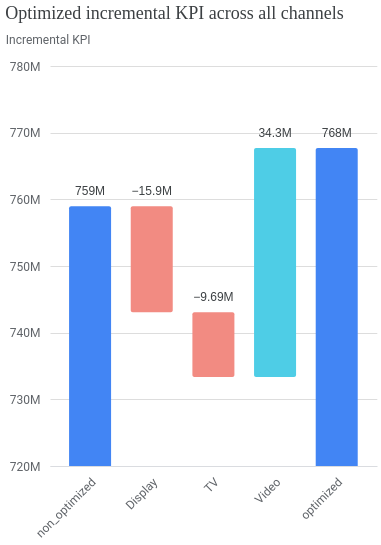

Write notebook code for a chart like this one.
### Code cell
# optimized vs non-optimized incremental outcome
opt_results.plot_incremental_outcome_delta()

### Figure 1 — Vega-Lite specification as saved in the notebook (floating-point values rounded to 4 significant figures)
{"config": {"view": {"continuousWidth": 300, "continuousHeight": 300, "strokeOpacity": 0}, "axis": {"labelColor": "#5F6368", "labelFont": "Roboto", "labelFontSize": 12, "titleColor": "#5F6368", "titleFont": "Roboto", "titleFontSize": 12, "titleFontWeight": "normal"}}, "layer": [{"mark": {"type": "bar", "clip": true, "cornerRadius": 2, "size": 42}, "encoding": {"color": {"condition": [{"test": "datum.channel === 'non_optimized' || datum.channel === 'optimized'", "value": "#4285F4"}, {"test": "datum.incremental_outcome < 0", "value": "#F28B82"}], "value": "#4ECDE6"}, "tooltip": [{"field": "channel", "type": "nominal"}, {"field": "incremental_outcome", "type": "quantitative"}], "x": {"axis": {"domainColor": "#DADCE0", "labelAngle": -45, "labelPadding": 10, "ticks": false}, "field": "channel", "scale": {"paddingOuter": 0.2}, "sort": null, "title": null, "type": "nominal"}, "y": {"axis": {"domain": false, "labelExpr": "replace(format(datum.value, '.3~s'), 'G', 'B')", "labelPadding": 10, "tickCount": 5, "ticks": false, "title": "Incremental KPI", "titleAlign": "left", "titleAngle": 0, "titleY": -20}, "field": "prev_sum", "scale": {"domain": [723400000.0, 777700000.0]}, "type": "quantitative"}, "y2": {"field": "sum_outcome"}}, "transform": [{"window": [{"op": "sum", "field": "incremental_outcome", "as": "sum_outcome"}, {"op": "lead", "field": "channel", "as": "lead_channel"}]}, {"calculate": "datum.lead_channel === null ? datum.channel : datum.lead_channel", "as": "calc_lead"}, {"calculate": "datum.channel === 'optimized' ? 0 : datum.sum_outcome - datum.incremental_outcome", "as": "prev_sum"}, {"calculate": "datum.channel === 'optimized' ? replace(format(datum.sum_outcome, '.3~s'), 'G', 'B') : replace(format(datum.incremental_outcome, '.3~s'), 'G', 'B')", "as": "calc_amount"}, {"calculate": "datum.sum_outcome < datum.prev_sum ? datum.prev_sum : datum.sum_outcome", "as": "text_y"}]}, {"mark": {"type": "text", "baseline": "top", "color": "#3C4043", "dy": -20, "fontSize": 12}, "encoding": {"text": {"field": "calc_amount", "type": "nominal"}, "x": {"axis": {"domainColor": "#DADCE0", "labelAngle": -45, "labelPadding": 10, "ticks": false}, "field": "channel", "scale": {"paddingOuter": 0.2}, "sort": null, "title": null, "type": "nominal"}, "y": {"field": "text_y", "type": "quantitative"}}, "transform": [{"window": [{"op": "sum", "field": "incremental_outcome", "as": "sum_outcome"}, {"op": "lead", "field": "channel", "as": "lead_channel"}]}, {"calculate": "datum.lead_channel === null ? datum.channel : datum.lead_channel", "as": "calc_lead"}, {"calculate": "datum.channel === 'optimized' ? 0 : datum.sum_outcome - datum.incremental_outcome", "as": "prev_sum"}, {"calculate": "datum.channel === 'optimized' ? replace(format(datum.sum_outcome, '.3~s'), 'G', 'B') : replace(format(datum.incremental_outcome, '.3~s'), 'G', 'B')", "as": "calc_amount"}, {"calculate": "datum.sum_outcome < datum.prev_sum ? datum.prev_sum : datum.sum_outcome", "as": "text_y"}]}], "data": {"name": "data-28d1ad78998b2fda79d4d3b867e362d3"}, "height": 400, "title": {"text": "Optimized incremental KPI across all channels", "anchor": "start", "color": "#3C4043", "font": "Google Sans Display", "fontSize": 18, "fontWeight": "normal", "offset": 10}, "width": 326.8, "$schema": "https://vega.github.io/schema/vega-lite/v5.20.1.json", "datasets": {"data-28d1ad78998b2fda79d4d3b867e362d3": [{"channel": "non_optimized", "incremental_outcome": 759000000.0}, {"channel": "Display", "incremental_outcome": -15920000.0}, {"channel": "TV", "incremental_outcome": -9694000.0}, {"channel": "Video", "incremental_outcome": 34330000.0}, {"channel": "optimized", "incremental_outcome": 0.0}]}}
